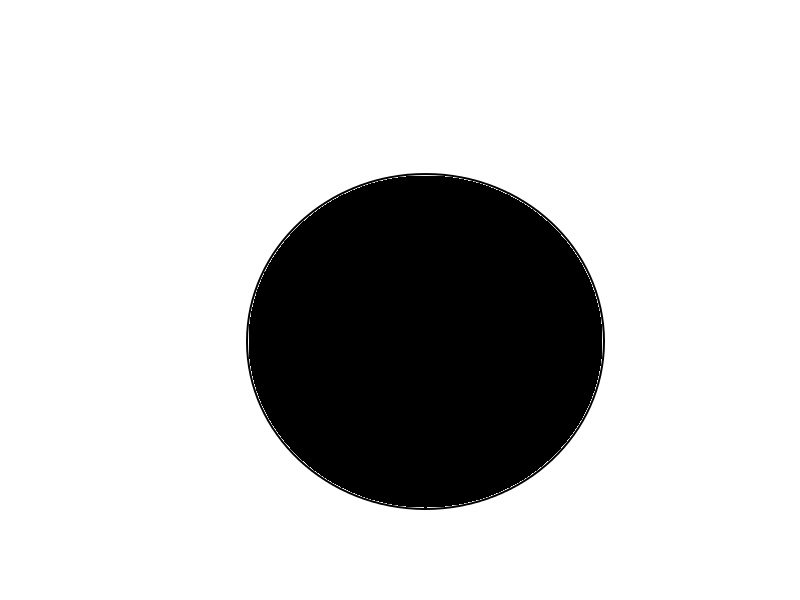
//> input picture c++/ia/el1.jpg, 800 x 600 px
$ ./rna   (built with g++ and OpenCV 4)
//> lines starting //> are read from the running program, lines starting //| are printed output that depends on the picture; after the words box and inside, x2 and y2 are one past the last pixel; in counts of white or black regions, pixels touching at a corner belong together
#include "NNFpp.h"
#include <iostream>
#include <opencv/cv.h>
#include <opencv/highgui.h>
#include <fstream>

int mh = 50;
int mw = 50;

bool sortPontos(CvPoint p1, CvPoint p2) {

    return (sqrt(pow(p1.x, 2) + pow(p1.y, 2))
            < sqrt(pow(p2.x, 2) + pow(p2.y, 2)));

}

CvPoint getInterpolado(CvPoint A, CvPoint B) {
    CvPoint ret;
    ret.x = A.x + (B.x - A.x) * 0.5;
    ret.y = A.y + (B.y - A.y) * 0.5;
    return ret;
}

IplImage *preImg(std::string caminho) {
//> called with caminho = "el1.jpg"

    int quadratico = 200;
    CvSize tamanho = cvSize(quadratico, quadratico);

    IplImage *in = cvLoadImage(caminho.c_str(), CV_LOAD_IMAGE_GRAYSCALE);
//> in is the input picture: 600 rows x 800 cols, CV_8UC1; min 0, max 255, mean 204.9

    IplImage *src = cvCreateImage(tamanho, in->depth, in->nChannels);
    IplImage *dst = cvCreateImage(tamanho, in->depth, in->nChannels);
    IplImage *fn = cvCreateImage(cvSize(mh, mw), in->depth, in->nChannels);

    cvResize(in, src);
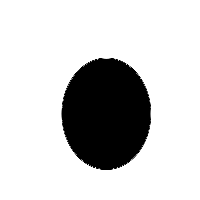
//> src: 200 rows x 200 cols, CV_8UC1; min 0, max 255, mean 204.9

    cvThreshold(src, src, 220, 255, CV_THRESH_BINARY);
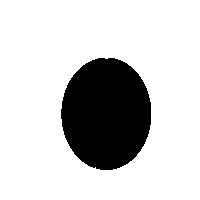
//> src: 200 rows x 200 cols, CV_8UC1; 80.1% white; 1 black region, box (x1, y1, x2, y2) and area: (61, 58, 151, 170) 7958

    cvShowImage("tresh", src);

    cvCanny(src, src, 100, 120, 3);
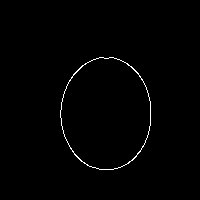
//> src: 200 rows x 200 cols, CV_8UC1; 0.83% white in thin lines or dots, all inside (x1, y1, x2, y2) = (60, 57, 151, 170)

    //cvShowImage("canny", src);

    cvMorphologyEx(src, src, 0, cvCreateStructuringElementEx(4, 4, 0, 0, CV_SHAPE_RECT), cv::MORPH_DILATE, 1);
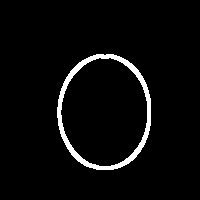
//> src: 200 rows x 200 cols, CV_8UC1; 3.9% white; 1 white region, box (x1, y1, x2, y2) and area: (57, 54, 151, 170) 1552

    //cvShowImage("Dilatacao", src);

    std::vector<CvPoint> pontos;

    for (int y = 0; y < src->height; y++) {
        for (int x = 0; x < src->width; x++) {

            if (cvGet2D(src, x, y).val[0] == 255) {

                //inversão dos eixos
                pontos.push_back(cvPoint(y, x));
            }

        }
    }
//> after the loop, pontos = 1552 Points (x, y), first 12: [57, 107], [57, 108], [57, 109], [57, 110], [57, 111], [57, 112], [57, 113], [57, 114], [57, 115], [57, 116], [57, 117], [58, 99]

    std::sort(pontos.begin(), pontos.end(), sortPontos);
//> pontos = 1552 Points (x, y), first 12: [71, 70], [70, 71], [72, 69], [73, 68], [74, 67], [75, 66], [76, 65], [77, 64], [78, 63], [71, 71], [70, 72], [72, 70]

    CvPoint interpol = getInterpolado(pontos[0], pontos[pontos.size() - 1]);
//> in getInterpolado, `ret.x = A.x + (B.x - A.x) * 0.5;`: ret = Point(101, 0)
//> in getInterpolado, `ret.y = A.y + (B.y - A.y) * 0.5;`: ret = Point(101, 115)
//> interpol = Point(101, 115)

// [16 lines of commented-out code are left out]

    cvLogPolar(src, dst, cvPoint2D32f(interpol.x, interpol.y), 40,
               CV_INTER_LINEAR + CV_WARP_FILL_OUTLIERS);
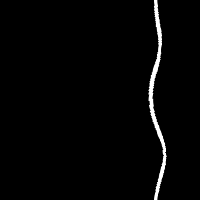
//> dst: 200 rows x 200 cols, CV_8UC1; min 0, max 255, mean 5

    //cvNamedWindow("log-polar", 1);

    //cvShowImage("log-polar", dst);

    //cvShowImage("LogPolar",dst);

    cvResize(dst, fn);
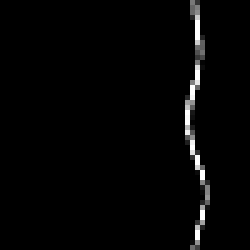
//> fn: 50 rows x 50 cols, CV_8UC1 (shown 5 times larger); min 0, max 255, mean 4.8

    //cvShowImage("teste saida", fn);

    return fn;

}

float *pegaVetorImg(std::string caminho) {

    IplImage *fn = preImg(caminho);

    std::vector<int64> vetor;
    int count = 0;

    for (int h = 0; h < mh; ++h) {
        for (int w = 0; w < mw; ++w) {

            if (cvGetReal2D(fn, h, w) > 0) {

                vetor.push_back(w);
                break;
            }
        }
    }
//> after the loop, vetor = 50 values, max 40 at index 35, min 37 at index 19, mean 38.54

    std::vector<int64> vetorSort(vetor);
//> vetorSort has the same summary as vetor

    sort(vetorSort.begin(), vetorSort.end());
//> vetorSort = 50 values from 37 to 40

    float max = vetorSort[vetorSort.size() - 1];
//> max = 40
    float min = vetorSort[0];
//> min = 37
    float base = max - min;
//> base = 3

    float *vetorSaida = new float[vetor.size()];

    int i = 0;
    for (std::vector<int64>::iterator it = vetor.begin(); it != vetor.end(); ++it) {

        float teste = 100 * (max - (*it)) / base;
        vetorSaida[i] = round(teste);

        i++;
    }
//> this loop made 50 passes
//> teste on passes 1 to 12: 66.67, 66.67, 66.67, 66.67, 33.33, 33.33, 33.33, 33.33, 33.33, 33.33, 33.33, 33.33
//> after the loop, i = 50

    return vetorSaida;
}

// [200 lines left out: functions geraVetores, carregarImagens, testaRNA, saveRna, executaRna, treinaRna, not called in this run]

int main(void) {

    //carregarImagens("teste50x203.ts");

    //treinaRna("teste50x203.ts");

    //executaRna("rede_bala.rna");

    float *vetor = pegaVetorImg("el1.jpg");

    for (int var = 0; var < mw; ++var) {

        std::cout << vetor[var] << ' ';
    }
//> this loop made 50 passes
//| 67 67 67 67 33 33 33 33
//> (output is shown up to pass 8 of 50)
}
